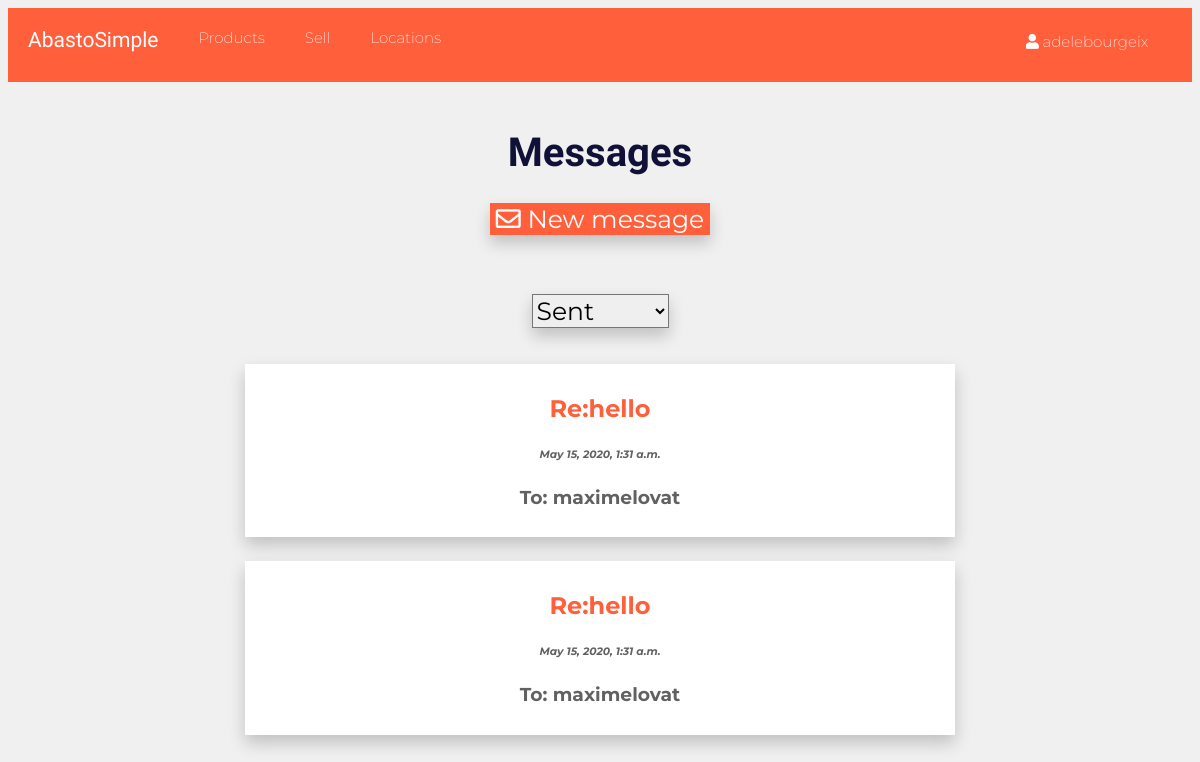
Before: /myMessages/messages-list/sent/ (signed in) with the older database file.
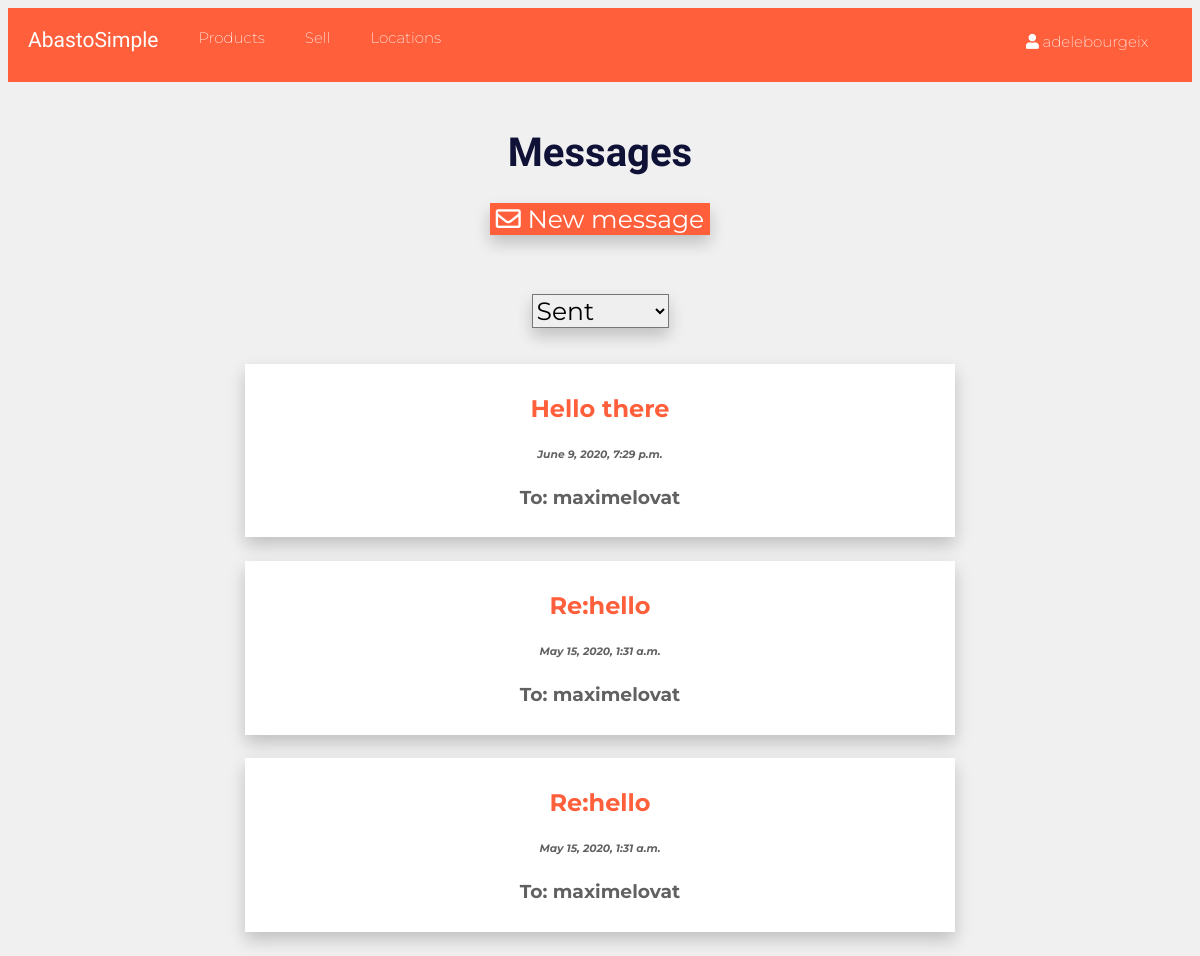
After: the same page with the newer database file.
### myMessages/models.py (models this page shows, shortened)
class myMessage(models.Model):
    id = models.AutoField(primary_key=True)
    conv_id=models.IntegerField(null=True)
    head=models.CharField(max_length=50)
    content=models.CharField(max_length=1000,default="This message is empty")
    author=models.ForeignKey(User, related_name="from+")
    recipient=models.ForeignKey(User, related_name="to+")
    date=models.DateTimeField(auto_now_add=True)
    slug=models.CharField(max_length=50,default="my-slug")

### myMessages/views.py (the view)
def messages_list_sent_view(request):
    user=request.user
    type="sent"
    messages=myMessage.objects.filter(author=user).order_by('-date')
    return render(request,"myMessages/myMessageslist.html", {'user':user,'messages':messages,'type':type})

### templates/myMessages/myMessageslist.html (shortened to what this page needs)
{% extends 'base_layout.html'%}
{% block content %}
{% load static from staticfiles %}
      <h1>Messages</h1>
      <button style="color: white; box-shadow: 0px 8px 16px 0px rgba(0,0,0,0.2); margin-bottom:5%; background-color:#ff5f3b; border:0; font-family:'Montserrat', sans-serif; font-size: 25px;"><i style="color:white;" class="far fa-envelope"></i><a  style="color:white; text-decoration:inherit;" href="/myMessages/new-message" >
      New message </a></button><br />
      {% if type == "sent" %}
      <select onchange="sent();" id="choice" style="margin-bottom: 3%;box-shadow: 0px 8px 16px 0px rgba(0,0,0,0.2);font-family:'Montserrat', sans-serif;font-size: 25px;">
        <option id="sent" value="1">
          Sent
        </option>
      </select>
      {% for message in messages %}
          <div id="{{message.id}}" onclick="Click('{{message.slug}}');" onmouseout="mouseout2({{message.id}})" onmouseover="mouseover2({{message.id}})" style="margin-bottom:2%; margin-left:20%; margin-right:20%; padding-top:10px; padding-bottom:10px; border:2px; background-color:white;box-shadow: 0px 8px 16px 0px rgba(0,0,0,0.2);">
            <h2 style="color: #ff5f3b;">{{message.head}}</h2>
              <h6><em>{{message.date}}</em></h6>
              <h3><b>To: {{message.recipient}}</b></h3>
          </div>
      {% endfor %}
      {% endif %}
{% endblock %}

Changed rows visible on the page:
added myMessage: head "Hello there", date "June 9, 2020, 7:29 p.m.", recipient "maximelovat"
